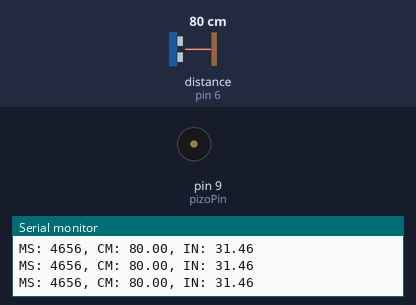
A sketch run on a simulated Arduino Uno, built with avr-gcc and run on an emulated ATmega328P. On the bench: buzzer (waves = sounding), the last lines printed to the serial monitor. Inputs (shaded band) come from the test bench; at power-on: distance to the obstacle (sensor on pin 6) 80 cm. The echo pulse lasts 58.3 µs per cm.

Above: at 1.2 s.
1.3 s: distance to the obstacle (sensor on pin 6) set to 2 cm
At 2.3 s:
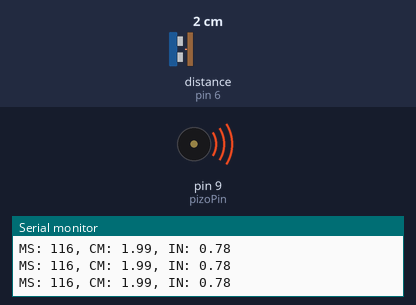
4.3 s: distance to the obstacle (sensor on pin 6) set to 120 cm
7.3 s: distance to the obstacle (sensor on pin 6) set to 4 cm
At 7.92 s:
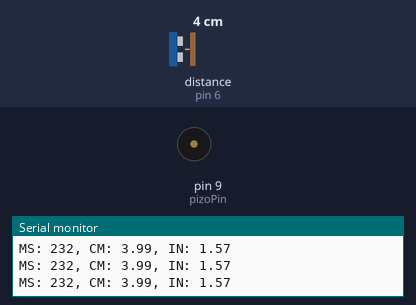
Timing chart, 0 to 62.8 s (numbered marks = the images above; inputs shaded):
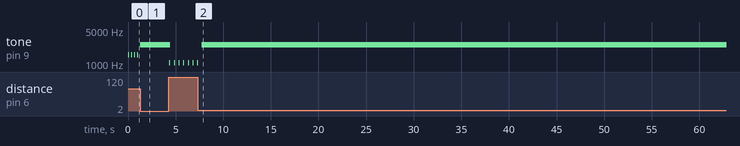

The sketch:

UltrasonicDistancePiezo.ino
```cpp
/*
 * HCSR04Ultrasonic/examples/UltrasonicDemo/UltrasonicDemo.pde
 *
 * SVN Keywords
 * ----------------------------------
 * $Author: cnobile $
 * $Date: 2011-09-17 02:43:12 -0400 (Sat, 17 Sep 2011) $
 * $Revision: 29 $
 * ----------------------------------
 */

#include <Ultrasonic.h>

#define TRIGGER_PIN  7
#define ECHO_PIN     6

int pizoPin = 9;

Ultrasonic ultrasonic(TRIGGER_PIN, ECHO_PIN);

void setup()
  {
  Serial.begin(9600);
  }

void loop()
  {
  float cmMsec, inMsec;
  long microsec = ultrasonic.timing();
  cmMsec = ultrasonic.convert(microsec, Ultrasonic::CM);
  inMsec = ultrasonic.convert(microsec, Ultrasonic::IN);
  Serial.print("MS: ");
  Serial.print(microsec);
  Serial.print(", CM: ");
  Serial.print(cmMsec);
  Serial.print(", IN: ");
  Serial.println(inMsec);

  int fade = map(cmMsec, 0, 200, 2500, 100);

  tone(9, fade, 10);
  int oldFade = fade;

  if(cmMsec == 0)
  {
    tone(9,oldFade,10);
  }
  delay(cmMsec*4);

  }
```

Measured:
- after the input at 1.3 s, tone on pin 9 (pizoPin): alternates 2488 Hz for 0.01 s and silent for 0.02 s, starting at once
- after the input at 7.3 s, tone on pin 9 (pizoPin): alternates 2464 Hz for 0.01 s and silent for 0.02 s, starting after 0.47 s
- by itself, tone on pin 9 (pizoPin): alternates 1540 Hz for 0.01 s and silent for 0.32 s
